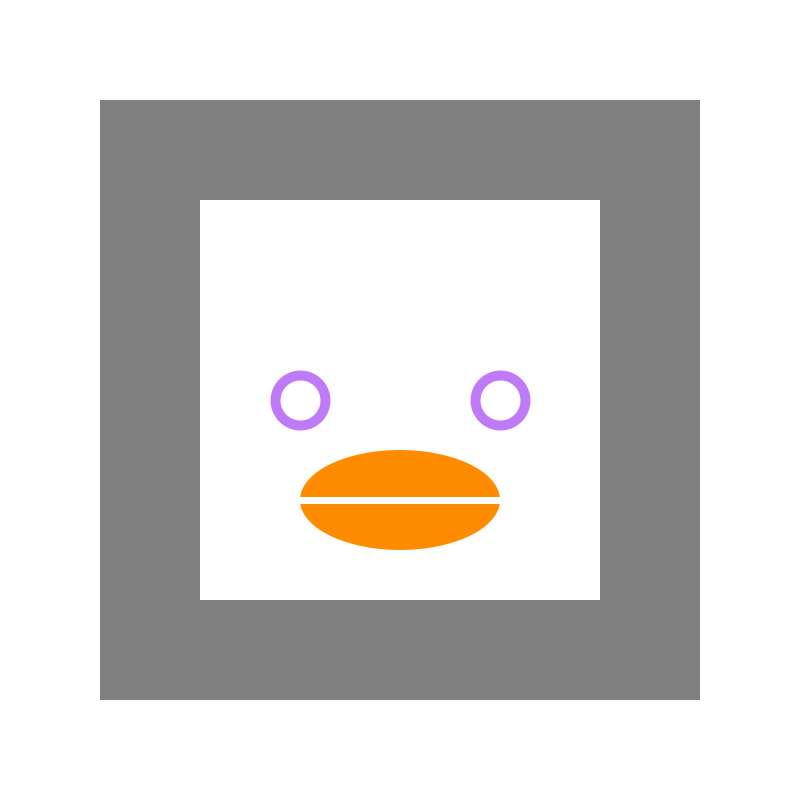
Frame 1 (no input)
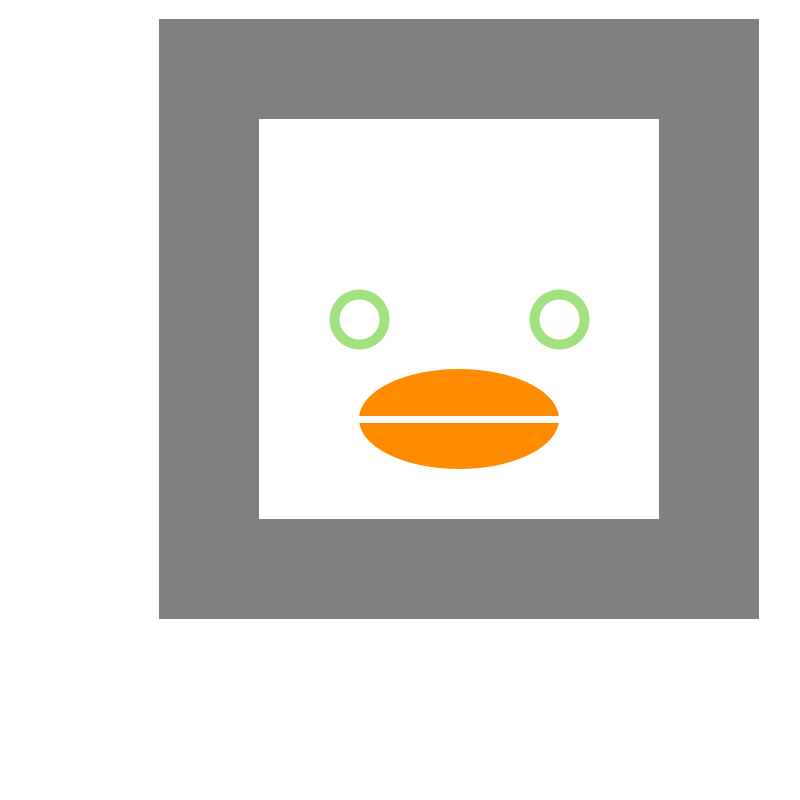
Frame 60 (the mouse pressed at the canvas centre just before this capture)
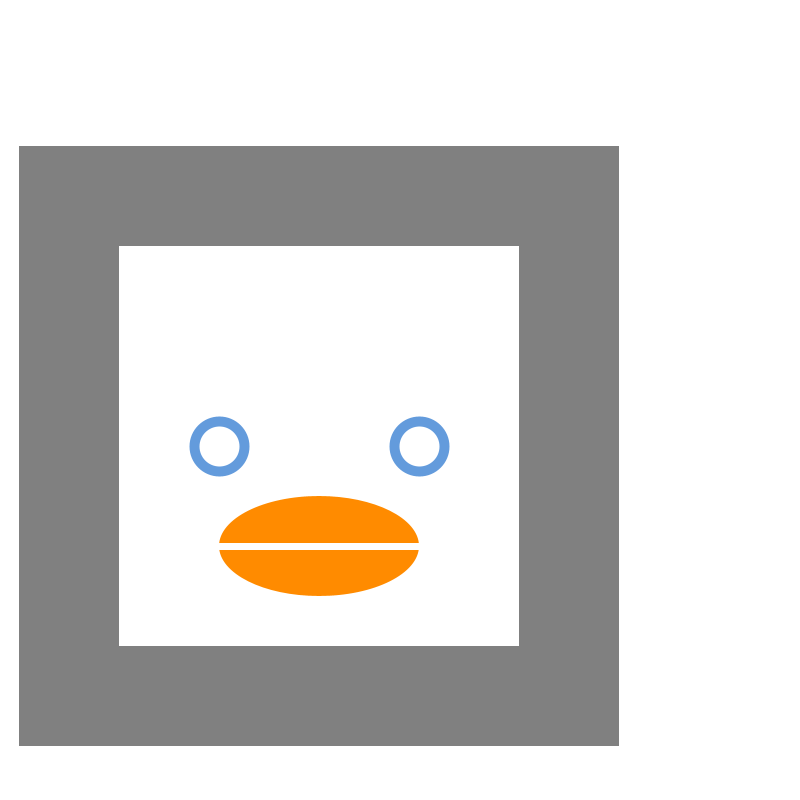
Frame 120 (the mouse held since frame 60 and released just before this capture)

The Processing sketch that drew these frames (run headless with seeded random() and noise(); from frame 60 on, the mouse is pressed at the canvas centre):

// Processing sketch: yaya_drunk
// ── yaya_drunk.pde
int x, y, w, h;
int r, g, b;

void setup() {  
  size(800, 800);
  x = 100;
  y = 100;
  w = h = 600;
  

}

void draw() {
  background(255);
  
  noStroke();
  fill(128);
  rect(x, y, w, h);
  fill(255);
  rect(x+100, y+100, w/3*2, h/3*2);
  
  //Eyes
  r = floor(random(256));
  g = floor(random(256));
  b = floor(random(256));
  stroke(r, g, b, 180);
  strokeWeight(10);
  ellipse(x+200, y+300, w/12, h/12);
  ellipse(x+400, y+300, w/12, h/12);
  
  //Mouth
  noStroke();
  fill(#FF8B00);
  ellipse(x+300, y+400, w/3, h/6);
  stroke(255);
  strokeWeight(7);
  line(x+200, y+400, x+400, y+400);
  
  x++;
  y+= ceil(random(10));
  x = x%(800-w);
  y = y%(800-h);
  
  
}
